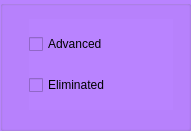
      <widget class="QGroupBox" name="gb_addresults_status">
       <property name="geometry">
        <rect>
         <x>890</x>
         <y>230</y>
         <width>191</width>
         <height>131</height>
        </rect>
       </property>
       <property name="styleSheet">
        <string notr="true">font: 75 14pt &quot;Verdana&quot;;
background-color: rgb(185, 131, 255);</string>
       </property>
       <property name="title">
        <string/>
       </property>
       <widget class="QWidget" name="verticalLayoutWidget_2">
        <property name="geometry">
         <rect>
          <x>29</x>
          <y>19</y>
          <width>144</width>
          <height>91</height>
         </rect>
        </property>
        <layout class="QVBoxLayout" name="vlayout_addresults_status">
         <item>
          <widget class="QCheckBox" name="check_addresults_advanced">
           <property name="styleSheet">
            <string notr="true">font: 63 10pt &quot;Cascadia Mono SemiBold&quot;;</string>
           </property>
           <property name="text">
            <string>Advanced</string>
           </property>
          </widget>
         </item>
         <item>
          <widget class="QCheckBox" name="check_addresults_eliminated">
           <property name="styleSheet">
            <string notr="true">font: 63 10pt &quot;Cascadia Mono SemiBold&quot;;</string>
           </property>
           <property name="text">
            <string>Eliminated</string>
           </property>
          </widget>
         </item>
        </layout>
       </widget>
      </widget>
